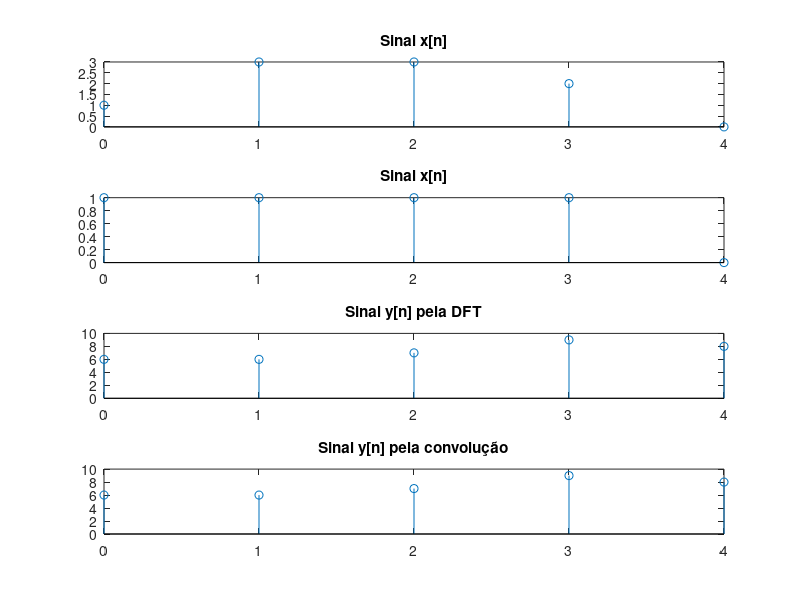

Source code (MATLAB):
pkg load signal;
N= 5;
k=0:N-1;
n=0:N-1;
x= [1 3 3 2 0]
h =[1 1 1 1 0];
figure(1);
subplot(411);
stem(n,x)
title('Sinal x[n]');

subplot(412);
stem(n,h);
title('Sinal x[n]');

X = fft(x);
H = fft(h);

Y = X .* H;

y = ifft(Y);

subplot(413);
stem(n,abs(y));
title('Sinal y[n] pela DFT');

subplot(414);
stem(n,cconv(x,h,5));
title('Sinal y[n] pela convolução');
